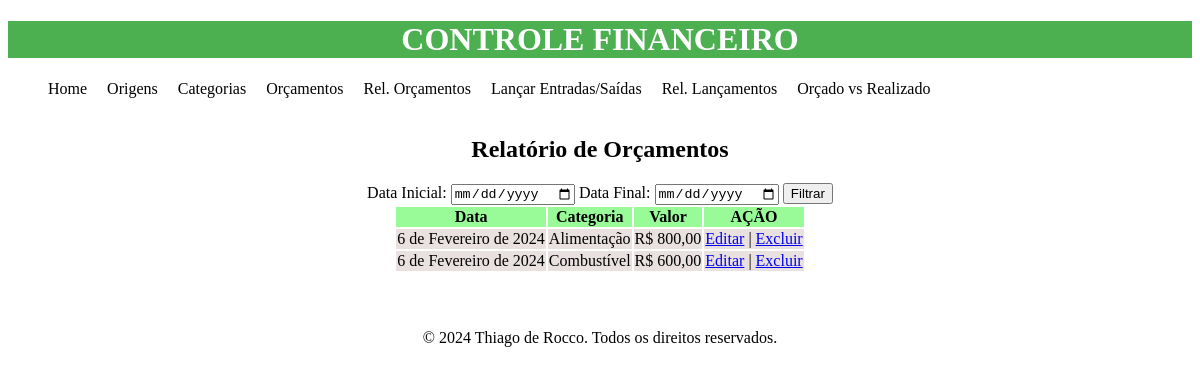
/rel-orctos/, run on an earlier commit of the app's database.
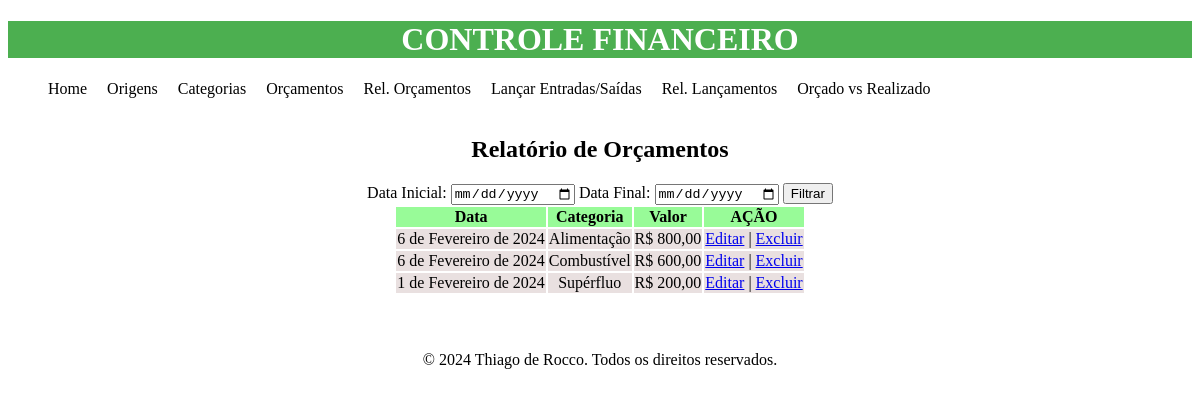
And on a later commit of the database.
### financeiro/models.py (models this page shows, shortened)
class Orcamento(models.Model):
    categoria = models.ForeignKey(Categoria, on_delete=models.CASCADE)
    data = models.DateField()
    valor = models.DecimalField(max_digits=10, decimal_places=2)

class Categoria(models.Model):
    nome = models.CharField(max_length=255)

### financeiro/views.py (the view)
# urls.py: path('rel-orctos/', rel_orcamentos, name='rel_orcamentos'),
def rel_orcamentos(request):
    orcamentos = Orcamento.objects.all()
    for orcamento in orcamentos:
        orcamento.nome_categoria = orcamento.categoria.nome
    return render(request, 'financeiro/rel_orcamentos.html',
                  {"orcamentos": orcamentos})

### financeiro/templates/financeiro/rel_orcamentos.html (shortened to what this page needs)
{% extends 'financeiro/base.html' %}
{% load static %}
{% block content %}
<br><br>
    <h2>Relatório de Orçamentos</h2>
    <form action="">
        Data Inicial: <input type="date" name="" id="">
        Data Final: <input type="date" name="" id="">
        <input type="submit" value="Filtrar">
    </form>
    <table>
        <thead>
            <tr>
            <th>Data</th>
            <th>Categoria</th>
            <th>Valor</th>
            <th colspan="2">AÇÃO</th>
        </tr>
    </thead>
    {% for orcamento in orcamentos %}
    <tr>
        <td>{{ orcamento.data }}</td>
        <td>{{ orcamento.nome_categoria }}</td>
        <td>R$ {{ orcamento.valor }}</td>
        <td><a href="#">Editar</a> | <a href="#">Excluir</a></td>
    </tr>
    {% endfor %}
</table>
{% endblock %}

What changed in the data, as far as the page shows it:
added Orcamento: data "1 de Fevereiro de 2024", nome_categoria "Supérfluo", valor "200,00"
